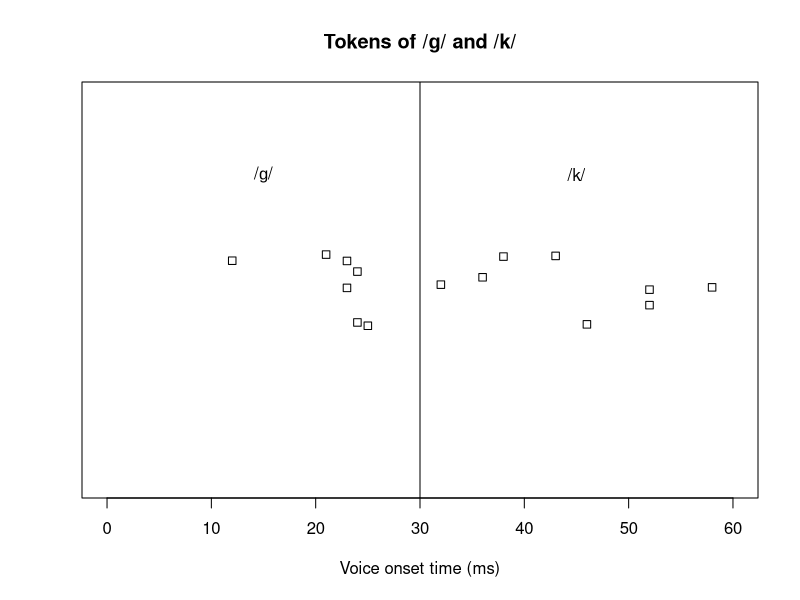

Source code (R):
## ---- vot_graph ----
values <- sample(0:60, 15, replace = TRUE)
stripchart(values,
           method = "jitter",
           main = "Tokens of /ɡ/ and /k/",
           xlab = "Voice onset time (ms)",
           xlim = c(0, 60))
abline(v = 30)
text(15, 1.3, "/ɡ/")
text(45, 1.3, "/k/")
